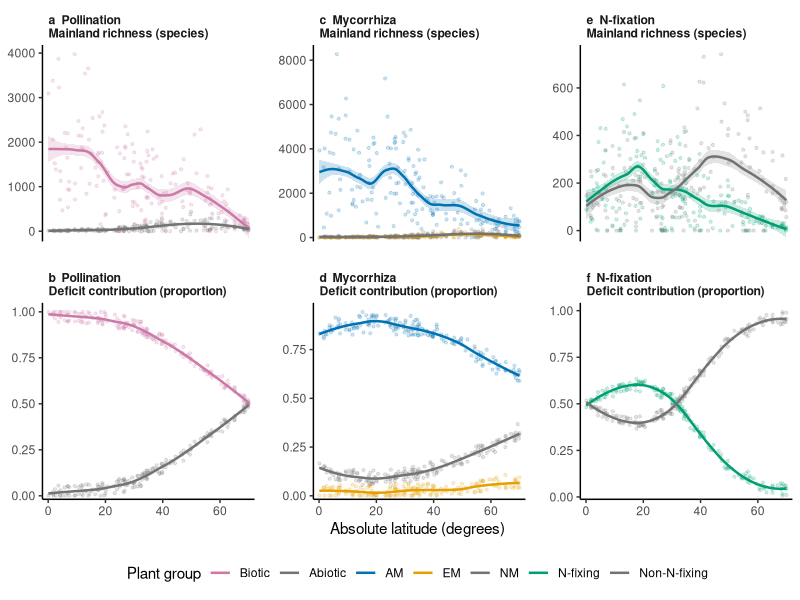
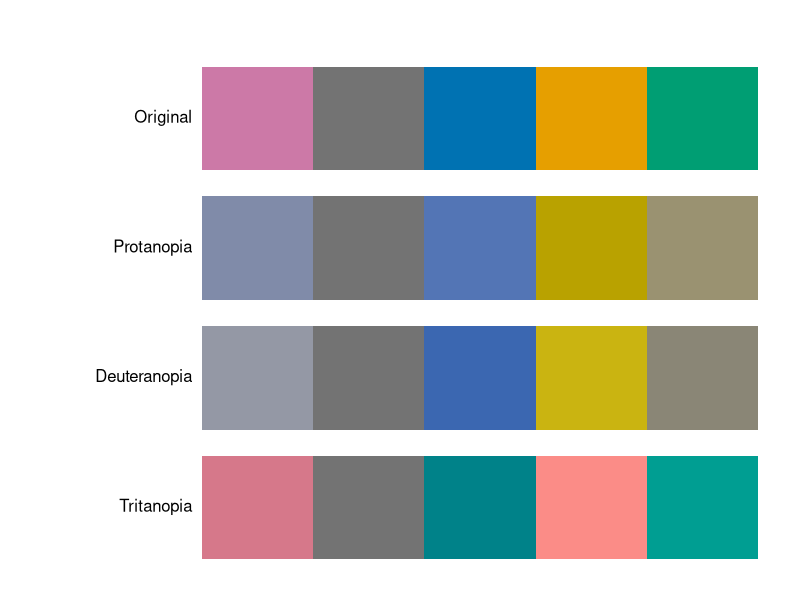

Here is the R script that generated these plots, in order:
## ---- chunk 1
#| label: simulate
seed <- 5014L
set.seed(seed)
library(ggplot2)
n <- 180L
knots <- seq(0, 70, 10)
groups <- c("Biotic", "Abiotic", "AM", "EM", "NM", "N-fixing", "Non-N-fixing")
types <- c("Pollination", "Pollination", rep("Mycorrhiza", 3), rep("N-fixation", 2))
richness <- rbind(
  c(1450,1650,1450,900,700,800,450,150), c(15,20,30,50,110,170,150,50),
  c(2600,3000,2800,2000,1500,1300,700,350), c(10,15,25,40,80,140,100,40),
  c(20,25,30,50,110,160,130,60), c(180,240,260,180,130,90,40,10),
  c(140,180,160,150,260,350,260,120))
shares <- rbind(
  c(.98,.98,.96,.93,.85,.75,.63,.50), c(.02,.02,.04,.07,.15,.25,.37,.50),
  c(.85,.88,.89,.87,.83,.77,.69,.60), c(.015,.020,.020,.025,.030,.040,.060,.080),
  c(.135,.100,.090,.105,.140,.190,.250,.320), c(.50,.58,.60,.53,.33,.16,.07,.04),
  c(.50,.42,.40,.47,.67,.84,.93,.96))
latitude <- runif(n, 0, 70)
dat <- data.frame()
for (j in seq_along(groups)) {
  mu <- approx(knots, richness[j, ], xout = latitude)$y
  weight <- approx(knots, shares[j, ], xout = latitude)$y
  z <- data.frame(id = seq_len(n), latitude, type = types[j], group = groups[j])
  dat <- rbind(dat,
    transform(z, metric = "richness", value = pmax(0, round(rnorm(n, mu, .7 * mu)))),
    transform(z, metric = "contribution", value = pmax(.001, weight + runif(n, -.04, .04))))
}
i <- dat$metric == "contribution"
dat$value[i] <- dat$value[i] / ave(dat$value[i], dat$id[i], dat$type[i], FUN = sum)
panel_names <- c("a  Pollination\nMainland richness (species)",
                 "c  Mycorrhiza\nMainland richness (species)",
                 "e  N-fixation\nMainland richness (species)",
                 "b  Pollination\nDeficit contribution (proportion)",
                 "d  Mycorrhiza\nDeficit contribution (proportion)",
                 "f  N-fixation\nDeficit contribution (proportion)")
panel_id <- match(dat$type, unique(types)) + ifelse(dat$metric == "richness", 0, 3)
dat$panel <- factor(panel_names[panel_id], levels = panel_names)
dat$group <- factor(dat$group, levels = groups)
## ---- chunk 2
#| label: smooth-curves
curves <- data.frame()
for (g in groups) {
  for (m in c("richness", "contribution")) {
    z <- subset(dat, group == g & metric == m)
    model <- loess(value ~ latitude, data = z, span = 0.45)
    grid <- data.frame(latitude = seq(min(z$latitude), max(z$latitude), length.out = 100))
    estimate <- predict(model, newdata = grid, se = TRUE)
    curves <- rbind(curves, data.frame(grid, panel = z$panel[1], group = g,
      value = estimate$fit, lower = estimate$fit - estimate$se.fit,
      upper = estimate$fit + estimate$se.fit))
  }
}
curves$panel <- factor(curves$panel, levels = panel_names)
curves$group <- factor(curves$group, levels = groups)
## ---- chunk 3
#| label: fig-reconstruction
#| fig-width: 11
#| fig-height: 7
palette <- c(Biotic = "#CC79A7", Abiotic = "#737373", AM = "#0072B2",
             EM = "#E69F00", NM = "#737373", "N-fixing" = "#009E73",
             "Non-N-fixing" = "#737373")
p <- ggplot(dat, aes(latitude, value, color = group)) +
  geom_ribbon(data = curves, aes(ymin = lower, ymax = upper, fill = group),
              alpha = 0.20, color = NA, show.legend = FALSE) +
  geom_point(alpha = 0.18, size = 0.8, show.legend = FALSE) +
  geom_line(data = curves, linewidth = 0.85) +
  facet_wrap(vars(panel), ncol = 3, scales = "free_y") +
  scale_color_manual(values = palette) +
  scale_fill_manual(values = palette, guide = "none") +
  scale_x_continuous(breaks = seq(0, 70, 20), expand = expansion(mult = 0.03)) +
  scale_y_continuous(expand = expansion(mult = c(0.02, 0.05))) +
  labs(x = "Absolute latitude (degrees)", y = NULL, color = "Plant group") +
  theme_classic(base_size = 11) +
  theme(legend.position = "bottom", strip.background = element_blank(),
        strip.text = element_text(face = "bold", hjust = 0),
        panel.spacing = grid::unit(1.2, "lines")) +
  guides(color = guide_legend(nrow = 1))
p
## ---- chunk 4
#| label: fig-palette-check
#| fig-width: 8
#| fig-height: 2.2
colors <- c("#CC79A7", "#737373", "#0072B2", "#E69F00", "#009E73")
vision <- list(Original = identity, Protanopia = colorspace::protan,
               Deuteranopia = colorspace::deutan, Tritanopia = colorspace::tritan)
op <- par(mar = c(1, 9, 1, 1))
plot.new()
plot.window(xlim = c(0, length(colors)), ylim = c(0, 4))
for (i in seq_along(vision)) {
  rect(0:4, 4 - i, 1:5, 4.8 - i, col = vision[[i]](colors), border = NA)
  text(0, 4.4 - i, names(vision)[i], pos = 2, xpd = NA)
}
par(op)
